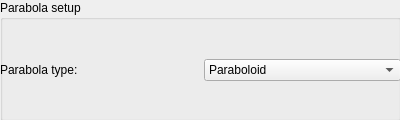
<?xml version="1.0" encoding="UTF-8"?>
<ui version="4.0">
 <class>setup_parabola</class>
 <widget class="QWidget" name="setup_parabola">
  <property name="geometry">
   <rect>
    <x>0</x>
    <y>0</y>
    <width>400</width>
    <height>120</height>
   </rect>
  </property>
  <property name="windowTitle">
   <string>Form</string>
  </property>
  <widget class="QGroupBox" name="parabola_groupbox">
   <property name="geometry">
    <rect>
     <x>0</x>
     <y>0</y>
     <width>401</width>
     <height>121</height>
    </rect>
   </property>
   <property name="title">
    <string>Parabola setup</string>
   </property>
   <widget class="QWidget" name="verticalLayoutWidget">
    <property name="geometry">
     <rect>
      <x>0</x>
      <y>30</y>
      <width>401</width>
      <height>80</height>
     </rect>
    </property>
    <layout class="QVBoxLayout" name="parabola_layout">
     <item>
      <layout class="QHBoxLayout" name="parabola_type_layout">
       <item>
        <widget class="QLabel" name="parabola_type_label">
         <property name="text">
          <string>Parabola type:</string>
         </property>
        </widget>
       </item>
       <item>
        <widget class="QComboBox" name="parabola_type_combobox">
         <item>
          <property name="text">
           <string>Paraboloid</string>
          </property>
         </item>
         <item>
          <property name="text">
           <string>Rosenbrock</string>
          </property>
         </item>
        </widget>
       </item>
      </layout>
     </item>
    </layout>
   </widget>
  </widget>
 </widget>
 <resources/>
 <connections/>
</ui>
